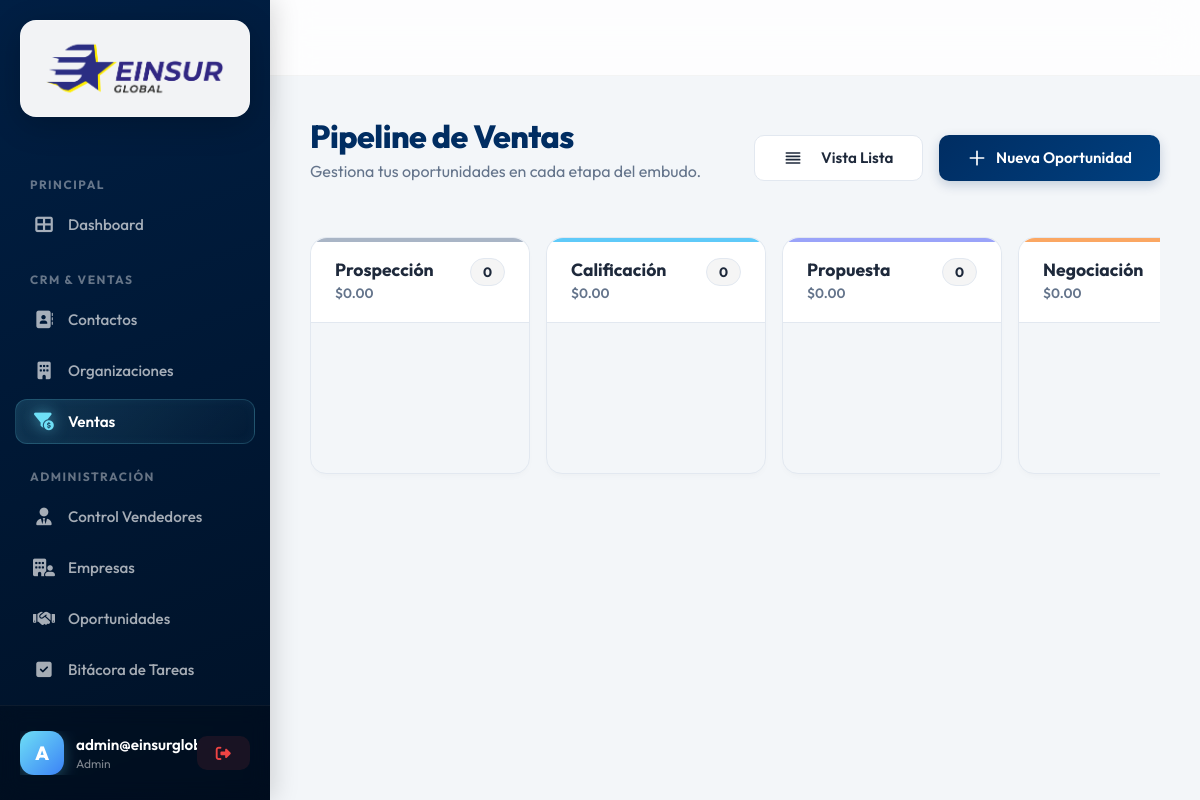
Page /public/oportunidades/pipeline (signed in) on the committed database.
### tables this page shows
CREATE TABLE `pipeline_stages` (
  `id`          BIGINT UNSIGNED NOT NULL AUTO_INCREMENT,
  `tenant_id`   BIGINT UNSIGNED NOT NULL,
  `name`        VARCHAR(100)    NOT NULL,
  `position`    SMALLINT UNSIGNED NOT NULL DEFAULT 0,
  `probability` TINYINT UNSIGNED NOT NULL DEFAULT 0 COMMENT '0-100 %',
  `is_won`      TINYINT(1)      NOT NULL DEFAULT 0,
  `is_lost`     TINYINT(1)      NOT NULL DEFAULT 0,
  `color`       CHAR(7)         DEFAULT '#3B82F6',
  `created_at`  DATETIME        NOT NULL DEFAULT CURRENT_TIMESTAMP,
  PRIMARY KEY (`id`),
  UNIQUE KEY `uq_pipeline_tenant_name` (`tenant_id`, `name`),
  INDEX `idx_pipeline_tenant_pos` (`tenant_id`, `position`),
  CONSTRAINT `fk_pipeline_tenant` FOREIGN KEY (`tenant_id`) REFERENCES `tenants`(`id`) ON DELETE CASCADE
);

### config/database.php (called while the page is built, shortened)
<?php
return [
    'host'     => $_ENV['DB_HOST']     ?? '127.0.0.1',
    'port'     => (int) ($_ENV['DB_PORT'] ?? 3306),
    'database' => $_ENV['DB_DATABASE'] ?? 'crm_einsurglobal',
    'username' => $_ENV['DB_USERNAME'] ?? 'root',
    'password' => $_ENV['DB_PASSWORD'] ?? '',
    'charset'  => $_ENV['DB_CHARSET']  ?? 'utf8mb4',
    'options'  => [
        PDO::ATTR_ERRMODE            => PDO::ERRMODE_EXCEPTION,
        PDO::ATTR_DEFAULT_FETCH_MODE => PDO::FETCH_ASSOC,
        PDO::ATTR_EMULATE_PREPARES   => false,
        PDO::ATTR_STRINGIFY_FETCHES  => false,
    ],
];

### src/Core/Database.php (called while the page is built, shortened)
<?php
final class Database
{
    private static ?PDO $instance = null;
    public static function getInstance(): PDO
    {
        if (self::$instance === null) {
            $cfg = require dirname(__DIR__, 2) . '/config/database.php';
            $dsn = sprintf(
                'mysql:host=%s;port=%d;dbname=%s;charset=%s',
                $cfg['host'],
                $cfg['port'],
                $cfg['database'],
                $cfg['charset']
            );
            try {
                self::$instance = new PDO(
                    $dsn,
                    $cfg['username'],
                    $cfg['password'],
                    $cfg['options']
                );
            } catch (\PDOException $e) {
                throw new RuntimeException(
                    'Database connection failed: ' . $e->getMessage(),
                    (int) $e->getCode(),
                    $e
                );
            }
        }
        return self::$instance;
    }
}

### src/Http/Controllers/DealController.php (called while the page is built, shortened)
<?php
class DealController
{
    private Deal $dealModel;
    private PipelineStage $stageModel;
    public function __construct()
    {
        $this->dealModel = new Deal();
        $this->stageModel = new PipelineStage();
    }
    public function pipeline(): void
    {
        $stages = $this->stageModel->allOrdered();
        $summary = $this->dealModel->summaryByStage();
        $dealsByStage = [];
        require __DIR__ . '/../../Views/deals/pipeline.php';
    }
}

### public/index.php (called while the page is built, shortened)
<?php
$router = new Router();
$requestUri = $_SERVER['REQUEST_URI'];
$basePath = dirname($_SERVER['SCRIPT_NAME']);
if ($basePath !== '/' && strpos($requestUri, $basePath) === 0) {
    $requestUri = substr($requestUri, strlen($basePath));
}
$requestMethod = $_SERVER['REQUEST_METHOD'];
try {
    $router->dispatch($requestUri, $requestMethod);
} catch (Exception $e) {
    http_response_code(500);
    if (($_ENV['APP_DEBUG'] ?? 'false') === 'true') {
        echo "<h1>Error 500</h1><p>" . $e->getMessage() . "</p>";
    } else {
        echo "<h1>Error 500</h1><p>Ha ocurrido un error interno en el servidor.</p>";
    }
}

### src/Core/TenantContext.php (called while the page is built, shortened)
<?php
final class TenantContext
{
    private static ?int $tenantId = null;
    public static function set(int $tenantId, ?int $userId = null): void
    {
        self::$tenantId = $tenantId;
    }
    public static function getTenantId(): int
    {
        return self::$tenantId;
    }
}

### src/Core/BaseModel.php (called while the page is built, shortened)
<?php
abstract class BaseModel
{
    public function __construct()
    {
        $this->db = Database::getInstance();
    }
}

### src/Models/PipelineStage.php (called while the page is built, shortened)
<?php
class PipelineStage extends BaseModel
{
    protected string $table = 'pipeline_stages';
    public function allOrdered(): array
    {
        $tenantId = TenantContext::getTenantId();
        $stmt = $this->db->prepare(
            "SELECT * FROM {$this->table} WHERE tenant_id = :tenant_id ORDER BY position ASC"
        );
        $stmt->execute([':tenant_id' => $tenantId]);
        return $stmt->fetchAll(PDO::FETCH_OBJ);
    }
}

### src/Models/Deal.php (called while the page is built, shortened)
<?php
class Deal extends BaseModel
{
    public function summaryByStage(): array
    {
        $tenantId = TenantContext::getTenantId();
        $sql = "SELECT ps.id AS stage_id, ps.name, ps.color, ps.position,
                    COUNT(d.id) AS deal_count,
                    IFNULL(SUM(d.amount), 0) AS total_amount
                FROM pipeline_stages ps
                LEFT JOIN deals d ON d.stage_id = ps.id AND d.tenant_id = ps.tenant_id";
        $params = [':tenant_id' => $tenantId];
        $sql .= " WHERE ps.tenant_id = :tenant_id
                GROUP BY ps.id, ps.name, ps.color, ps.position
                ORDER BY ps.position ASC";
        $stmt = $this->db->prepare($sql);
        $stmt->execute($params);
        return $stmt->fetchAll(PDO::FETCH_OBJ);
    }
}

### src/Core/Permission.php (called while the page is built, shortened)
<?php
class Permission
{
    public static function isRestrictedToOwnRecords(): bool
    {
        $isOwner = $_SESSION['is_owner'] ?? false;
        $isSuperadmin = $_SESSION['is_superadmin'] ?? false;
        if ($isOwner || $isSuperadmin) {
            return false;
        }
        return true;
    }
}

### src/Views/deals/pipeline.php (the view, shortened to what this page needs)
<?php
require __DIR__ . '/../layouts/header.php';
?>
<div class="page-header">
    <div>
        <h1>Pipeline de Ventas</h1>
        <p>Gestiona tus oportunidades en cada etapa del embudo.</p>
    </div>
    <div style="display: flex; gap: 1rem;">
        <a href="/crm_einsurglobal/public/oportunidades" class="btn btn-outline" style="background: var(--surface); color: var(--text-main); border: 1px solid var(--border);">
            <svg xmlns="http://www.w3.org/2000/svg" width="20" height="20" fill="none" viewBox="0 0 24 24" stroke="currentColor" style="margin-right: 0.5rem;"><path stroke-linecap="round" stroke-linejoin="round" stroke-width="2" d="M4 6h16M4 10h16M4 14h16M4 18h16" /></svg>
            Vista Lista
        </a>
        <a href="/crm_einsurglobal/public/oportunidades/create" class="btn btn-primary">
            <svg xmlns="http://www.w3.org/2000/svg" width="20" height="20" fill="none" viewBox="0 0 24 24" stroke="currentColor"><path stroke-linecap="round" stroke-linejoin="round" stroke-width="2" d="M12 4v16m8-8H4" /></svg>
            Nueva Oportunidad
        </a>
    </div>
</div>
<div class="kanban-board">
    <?php foreach ($stages as $stage): ?>
        <?php
            $stageDeals = $dealsByStage[$stage->id] ?? [];
            $stageSummary = null;
            foreach ($summary as $sum) {
                if ($sum->stage_id == $stage->id) {
                    $stageSummary = $sum;
                    break;
                }
            }
            $totalAmount = $stageSummary ? $stageSummary->total_amount : 0;
            $count = count($stageDeals);
        ?>
        <div class="kanban-column" style="--stage-color: <?= htmlspecialchars($stage->color) ?>;">
            <div class="kanban-header">
                <div>
                    <h3><?= htmlspecialchars($stage->name) ?></h3>
                    <div class="total-amount">
                        $<?= number_format((float)$totalAmount, 2) ?>
                    </div>
                </div>
                <span class="count"><?= $count ?></span>
            </div>
            <div class="kanban-cards" data-stage-id="<?= $stage->id ?>" ondragover="allowDrop(event)" ondrop="drop(event)" ondragenter="dragEnter(event)" ondragleave="dragLeave(event)">
            </div>
        </div>
    <?php endforeach; ?>
</div>
<?php require __DIR__ . '/../layouts/footer.php'; ?>

### src/Core/Router.php (shortened to what this page needs)
<?php
class Router
{
    private array $routes = [];
    private function addRoute(string $method, string $uri, string $controller, string $action, array $middlewares): void
    {
        $pattern = preg_replace('/\{([a-zA-Z0-9_]+)\}/', '(?<$1>[a-zA-Z0-9_-]+)', $uri);
        $pattern = "#^" . $pattern . "$#";
        $this->routes[] = [
            'method'      => $method,
            'uri'         => $uri,
            'pattern'     => $pattern,
            'controller'  => $controller,
            'action'      => $action,
            'middlewares' => $middlewares
        ];
    }
    public function dispatch(string $requestUri, string $requestMethod): void
    {
        $uri = parse_url($requestUri, PHP_URL_PATH) ?? '/';
        foreach ($this->routes as $route) {
            if ($route['method'] === $requestMethod && preg_match($route['pattern'], $uri, $matches)) {
                $params = array_filter($matches, 'is_string', ARRAY_FILTER_USE_KEY);
                $controllerClass = $route['controller'];
                if (class_exists($controllerClass)) {
                    $controllerInstance = new $controllerClass();
                    $action = $route['action'];
                    if (method_exists($controllerInstance, $action)) {
                        call_user_func_array([$controllerInstance, $action], $params);
                        return;
                    } else {
                        throw new \Exception("Método {$action} no encontrado en el controlador {$controllerClass}");
                    }
                } else {
                    throw new \Exception("Controlador {$controllerClass} no encontrado.");
                }
            }
        }
    }
}

### src/Views/layouts/header.php (style rules this page uses)
:root { --primary: #002D62; --primary-hover: #004080; --primary-light: #e6f0fa; --accent: #6edff6; --accent-hover: #4dcde8; --bg-sidebar: #001f44; --bg-main: #f3f6f9; --text-main: #1e293b; --text-muted: #64748b; --surface: #ffffff; --border: #e2e8f0; --shadow-sm: 0 1px 2px 0 rgb(0 0 0 / 0.05); --shadow-md: 0 4px 6px -1px rgb(0 0 0 / 0.1), 0 2px 4px -2px rgb(0 0 0 / 0.1); --shadow-lg: 0 10px 15px -3px rgb(0 0 0 / 0.1), 0 4px 6px -4px rgb(0 0 0 / 0.1); --radius-md: 10px; --radius-lg: 16px; }
* { margin: 0; padding: 0; box-sizing: border-box; font-family: 'Outfit', sans-serif; }
body { display: flex; min-height: 100vh; background-color: var(--bg-main); color: var(--text-main); font-size: 15px; }
.page-header { margin-bottom: 2.5rem; display: flex; justify-content: space-between; align-items: flex-end; }
.page-header h1 { font-size: 2rem; font-weight: 800; color: var(--primary); letter-spacing: -0.5px; }
.page-header p { color: var(--text-muted); margin-top: 0.3rem; font-size: 1rem; }
.btn { padding: 0.75rem 1.75rem; border-radius: var(--radius-md); font-weight: 600; font-size: 0.95rem; text-decoration: none; display: inline-flex; align-items: center; gap: 0.6rem; border: none; cursor: pointer; transition: all 0.3s cubic-bezier(0.4, 0, 0.2, 1); }
.btn-primary { background: linear-gradient(135deg, var(--primary) 0%, var(--primary-hover) 100%); color: white; box-shadow: 0 4px 12px rgba(0, 45, 98, 0.2); }

### src/Views/deals/pipeline.php (style rules this page uses)
.kanban-board { display: flex; gap: 1rem; overflow-x: auto; padding-bottom: 1rem; flex: 1; min-height: 0; align-items: flex-start; padding-top: 1rem; }
.kanban-column { flex: 1; min-width: 220px; background: var(--bg-main); border-radius: 16px; border: 1px solid var(--border); display: flex; flex-direction: column; max-height: 100%; box-shadow: 0 4px 6px -1px rgba(0, 0, 0, 0.02), 0 2px 4px -1px rgba(0, 0, 0, 0.02); transition: transform 0.3s ease; }
.kanban-header { padding: 1.25rem 1.5rem; border-bottom: 1px solid var(--border); display: flex; justify-content: space-between; align-items: flex-start; border-top-left-radius: 16px; border-top-right-radius: 16px; position: relative; overflow: hidden; background: var(--surface); }
.kanban-header::before { content: ''; position: absolute; top: 0; left: 0; right: 0; height: 4px; background: var(--stage-color); opacity: 0.8; }
.kanban-header h3 { font-size: 1.1rem; font-weight: 700; color: var(--text-main); margin-bottom: 0.2rem; }
.kanban-header .total-amount { font-size: 0.85rem; color: var(--text-muted); font-weight: 600; }
.kanban-header .count { background: rgba(0,0,0,0.04); color: var(--text-main); padding: 0.25rem 0.75rem; border-radius: 20px; font-size: 0.85rem; font-weight: 700; border: 1px solid var(--border); }
.kanban-cards { padding: 1rem 1.25rem; overflow-y: auto; flex: 1; min-height: 150px; display: flex; flex-direction: column; gap: 1rem; }

### rows in the picture
pipeline_stages: name "Prospección", totalAmount "0.00", id "0"
pipeline_stages: name "Calificación", totalAmount "0.00", id "0"
pipeline_stages: name "Propuesta", totalAmount "0.00", id "0"
pipeline_stages: name "Negociación", totalAmount "0.00"
